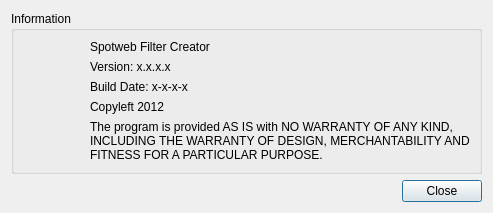
<?xml version="1.0" encoding="UTF-8"?>
<ui version="4.0">
 <class>AboutDialog</class>
 <widget class="QDialog" name="AboutDialog">
  <property name="windowModality">
   <enum>Qt::WindowModal</enum>
  </property>
  <property name="geometry">
   <rect>
    <x>0</x>
    <y>0</y>
    <width>493</width>
    <height>210</height>
   </rect>
  </property>
  <property name="sizePolicy">
   <sizepolicy hsizetype="Fixed" vsizetype="Fixed">
    <horstretch>0</horstretch>
    <verstretch>0</verstretch>
   </sizepolicy>
  </property>
  <property name="maximumSize">
   <size>
    <width>493</width>
    <height>210</height>
   </size>
  </property>
  <property name="windowTitle">
   <string>About Spotweb Filter Creator</string>
  </property>
  <property name="windowIcon">
   <iconset resource="spotwebfc.qrc">
    <normaloff>:/images/about.png</normaloff>:/images/about.png</iconset>
  </property>
  <layout class="QGridLayout" name="gridLayout">
   <item row="0" column="0">
    <widget class="QGroupBox" name="groupBox">
     <property name="title">
      <string>Information</string>
     </property>
     <layout class="QGridLayout" name="gridLayout_2">
      <item row="0" column="0">
       <layout class="QHBoxLayout" name="horizontalLayout">
        <item>
         <widget class="QLabel" name="pixLabel">
          <property name="text">
           <string/>
          </property>
          <property name="pixmap">
           <pixmap resource="spotwebfc.qrc">:/images/filter.png</pixmap>
          </property>
         </widget>
        </item>
        <item>
         <layout class="QVBoxLayout" name="verticalLayout">
          <item>
           <widget class="QLabel" name="nameLabel">
            <property name="text">
             <string>Spotweb Filter Creator</string>
            </property>
           </widget>
          </item>
          <item>
           <widget class="QLabel" name="versionLabel">
            <property name="text">
             <string>Version: x.x.x.x</string>
            </property>
           </widget>
          </item>
          <item>
           <widget class="QLabel" name="buildDateLabel">
            <property name="text">
             <string>Build Date: x-x-x-x</string>
            </property>
           </widget>
          </item>
          <item>
           <widget class="QLabel" name="copyLeftLabel">
            <property name="text">
             <string>Copyleft 2012</string>
            </property>
           </widget>
          </item>
          <item>
           <widget class="QLabel" name="label">
            <property name="text">
             <string>The program is provided AS IS with NO WARRANTY OF ANY KIND,
INCLUDING THE WARRANTY OF DESIGN, MERCHANTABILITY AND
FITNESS FOR A PARTICULAR PURPOSE.</string>
            </property>
           </widget>
          </item>
         </layout>
        </item>
       </layout>
      </item>
     </layout>
    </widget>
   </item>
   <item row="1" column="0">
    <widget class="QDialogButtonBox" name="buttonBox">
     <property name="orientation">
      <enum>Qt::Horizontal</enum>
     </property>
     <property name="standardButtons">
      <set>QDialogButtonBox::Close</set>
     </property>
    </widget>
   </item>
  </layout>
 </widget>
 <resources>
  <include location="spotwebfc.qrc"/>
 </resources>
 <connections>
  <connection>
   <sender>buttonBox</sender>
   <signal>accepted()</signal>
   <receiver>AboutDialog</receiver>
   <slot>accept()</slot>
   <hints>
    <hint type="sourcelabel">
     <x>248</x>
     <y>254</y>
    </hint>
    <hint type="destinationlabel">
     <x>157</x>
     <y>274</y>
    </hint>
   </hints>
  </connection>
  <connection>
   <sender>buttonBox</sender>
   <signal>rejected()</signal>
   <receiver>AboutDialog</receiver>
   <slot>reject()</slot>
   <hints>
    <hint type="sourcelabel">
     <x>316</x>
     <y>260</y>
    </hint>
    <hint type="destinationlabel">
     <x>286</x>
     <y>274</y>
    </hint>
   </hints>
  </connection>
 </connections>
</ui>
